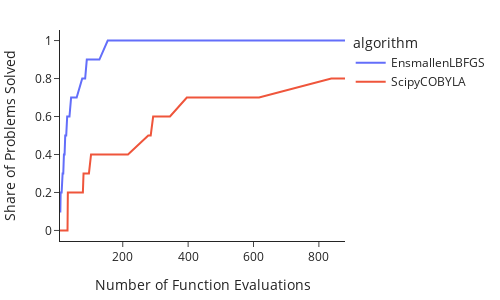

The code cell stored with this chart in its notebook:
### Markdown cell above
# Benchmark

### Code cell
import optimagic as om
problems = om.get_benchmark_problems("example")
a= om.algorithms.EnsmallenLBFGS
b = om.algos.scipy_cobyla
optimizers = {
    a,
    b,
}
results = om.run_benchmark(
    problems, 
    optimizers
)
# a = list(results.keys())[0]
# results[a]

fig = om.profile_plot(
    problems = problems,
    results=results,
)
fig.show()

### Figure 1 — Plotly figure (JSON) as saved in the notebook; plotly's stock layout.template omitted (floating-point values rounded to 4 significant figures)
{"data": [{"hovertemplate": "algorithm=EnsmallenLBFGS<br>alpha=%{x}<br>0=%{y}<extra></extra>", "legendgroup": "EnsmallenLBFGS", "line": {"color": "#636efa", "dash": "solid"}, "marker": {"symbol": "circle"}, "mode": "lines", "name": "EnsmallenLBFGS", "orientation": "v", "showlegend": true, "type": "scatter", "x": [8.0, 9.0, 10.0, 13.0, 16.0, 18.0, 20.0, 22.0, 24.0, 27.0, 30.0, 31.0, 32.0, 37.0, 42.0, 59.0, 76.0, 78.0, 80.0, 85.0, 90.0, 96.5, 103.0, 128.5, 154.0, 216.0, 278.0, 285.5, 293.0, 344.5, 396.0, 617.0, 838.0, 859.0, 879.9], "xaxis": "x", "y": [0.1, 0.1, 0.2, 0.2, 0.3, 0.3, 0.4, 0.4, 0.5, 0.5, 0.6, 0.6, 0.6, 0.6, 0.7, 0.7, 0.8, 0.8, 0.8, 0.8, 0.9, 0.9, 0.9, 0.9, 1, 1, 1, 1, 1, 1, 1, 1, 1, 1, 1], "yaxis": "y"}, {"hovertemplate": "algorithm=ScipyCOBYLA<br>alpha=%{x}<br>0=%{y}<extra></extra>", "legendgroup": "ScipyCOBYLA", "line": {"color": "#EF553B", "dash": "solid"}, "marker": {"symbol": "circle"}, "mode": "lines", "name": "ScipyCOBYLA", "orientation": "v", "showlegend": true, "type": "scatter", "x": [8.0, 9.0, 10.0, 13.0, 16.0, 18.0, 20.0, 22.0, 24.0, 27.0, 30.0, 31.0, 32.0, 37.0, 42.0, 59.0, 76.0, 78.0, 80.0, 85.0, 90.0, 96.5, 103.0, 128.5, 154.0, 216.0, 278.0, 285.5, 293.0, 344.5, 396.0, 617.0, 838.0, 859.0, 879.9], "xaxis": "x", "y": [0, 0, 0, 0, 0, 0, 0, 0, 0, 0, 0, 0, 0.2, 0.2, 0.2, 0.2, 0.2, 0.2, 0.3, 0.3, 0.3, 0.3, 0.4, 0.4, 0.4, 0.4, 0.5, 0.5, 0.6, 0.6, 0.7, 0.7, 0.8, 0.8, 0.8], "yaxis": "y"}], "layout": {"height": 300, "legend": {"title": {"text": "algorithm"}, "tracegroupgap": 0}, "margin": {"b": 10, "l": 10, "r": 10, "t": 30}, "shapes": [{"type": "line", "x0": 0, "x1": 1, "xref": "x domain", "y0": 1, "y1": 1, "yref": "y"}], "title": {}, "width": 500, "xaxis": {"anchor": "y", "domain": [0, 1], "title": {"text": "Number of Function Evaluations"}}, "yaxis": {"anchor": "x", "domain": [0, 1], "title": {"text": "Share of Problems Solved"}}}}
